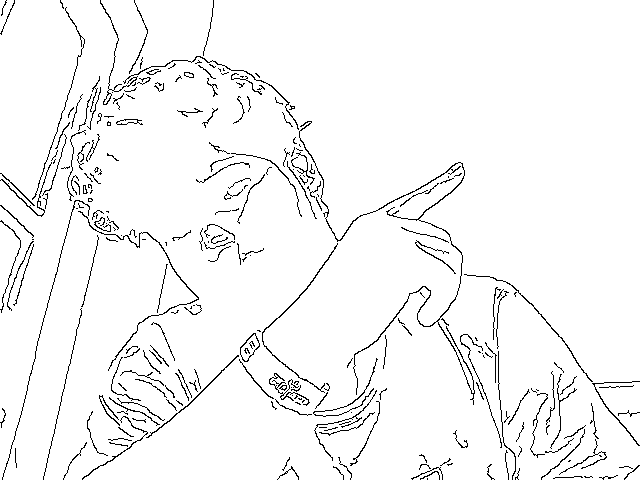
#> input picture Sketch_2024-11-20_12-37-52.png, 640 x 480 px, given in place of the camera
$ python main.py
#> lines starting #> are read from the running program, lines starting #| are printed output that depends on the picture
#> further down, frame is the input picture: shape (480, 640, 3); 96.2% white; black in thin lines or dots
import cv2
import numpy as np
from datetime import datetime

print("""
\t######################### Ai Dev Surya #########################
\t
\t          This program is made by Suryansh Sharma
\t       Visit my Blog:   https://aidevsurya.blogspot.com
\t       Visit my Github: https://github.com/aidevsurya
\t
\t   Press 'c' to Capture and Save your Beautiful Sketch
\t   Press 'q' to Exit
\t
\t################################################################
""")

# Our sketch generating function
def sketch(image):
    # Convert image to grayscale
    img_gray = cv2.cvtColor(image, cv2.COLOR_BGR2GRAY)
#> img_gray: shape (480, 640); 96.2% white; black in thin lines or dots

    # Clean up image using Guassian Blur
    img_gray_blur = cv2.GaussianBlur(img_gray, (5,5), 0)
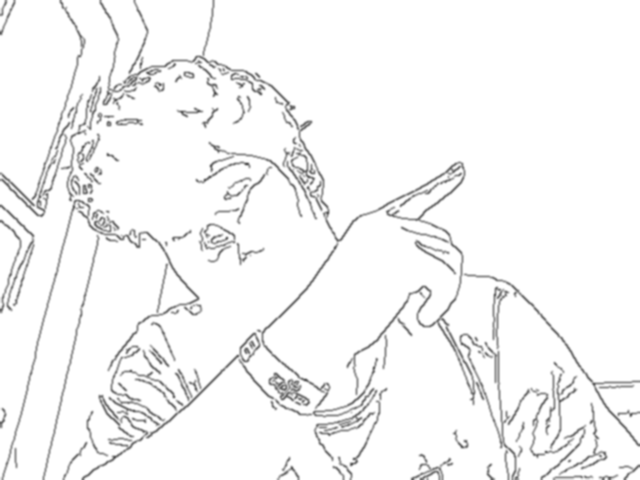
#> img_gray_blur: shape (480, 640); min 87, max 255, mean 245.1

    # Extract edges
    canny_edges = cv2.Canny(img_gray_blur, 20, 50)
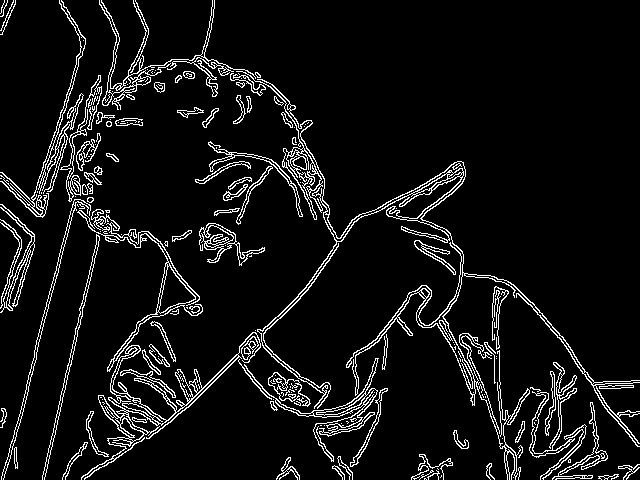
#> canny_edges: shape (480, 640); 7.3% white in thin lines or dots

    # Do an invert binarize the image
    ret, mask = cv2.threshold(canny_edges, 70, 255, cv2.THRESH_BINARY_INV)
#> mask: shape (480, 640); 92.7% white; black in thin lines or dots
    return mask


# Initialize webcam, cap is the object provided by VideoCapture
# It contains a boolean indicating if it was sucessful (ret)
# It also contains the images collected from the webcam (frame)
cap = cv2.VideoCapture(0)

while True:
    ret, frame = cap.read()
    cv2.imshow('Our Live Sketcher', sketch(frame))
    if cv2.waitKey(1) == ord('c'): # Space Key
#> (key q is pressed here)
        time = str(datetime.now()).split(" ")[0] + "_" + str(datetime.now()).split(" ")[1].split(".")[0].replace(":","-")
        print("Image Saved: ",time)
        cv2.imwrite(f"Sketch_{time}.png",sketch(frame))
    if cv2.waitKey(1) == ord('q'): # Q Key
#> (key q is pressed here)
        break

# Release camera and close windows
cap.release()
cv2.destroyAllWindows()

$ run again, on Sketch_2024-11-20_12-46-37.png
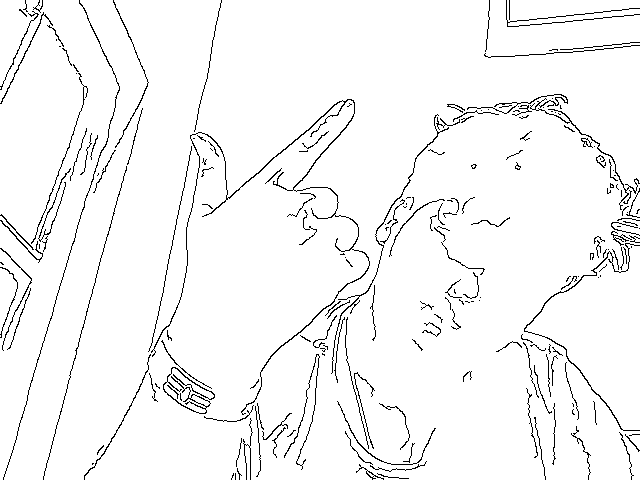
#> input picture Sketch_2024-11-20_12-46-37.png, 640 x 480 px, given in place of the camera
#> frame is the input picture: shape (480, 640, 3); 96.1% white; black in thin lines or dots
#> img_gray: shape (480, 640); 96.1% white; black in thin lines or dots
#> in sketch, `img_gray_blur = cv2.GaussianBlur(img_gray, (5,5), 0)`:
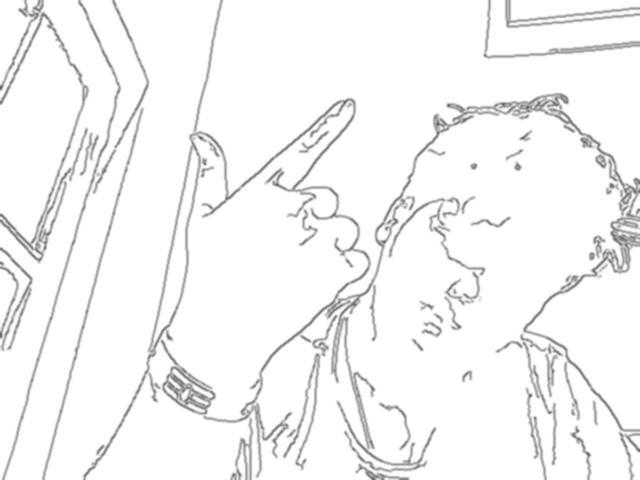
#> img_gray_blur: shape (480, 640); min 91, max 255, mean 245.1
#> in sketch, `canny_edges = cv2.Canny(img_gray_blur, 20, 50)`:
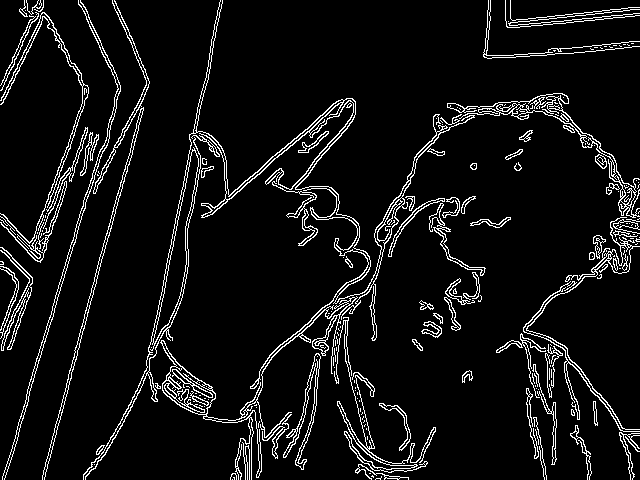
#> canny_edges: shape (480, 640); 7.2% white in thin lines or dots
#> mask: shape (480, 640); 92.8% white; black in thin lines or dots
